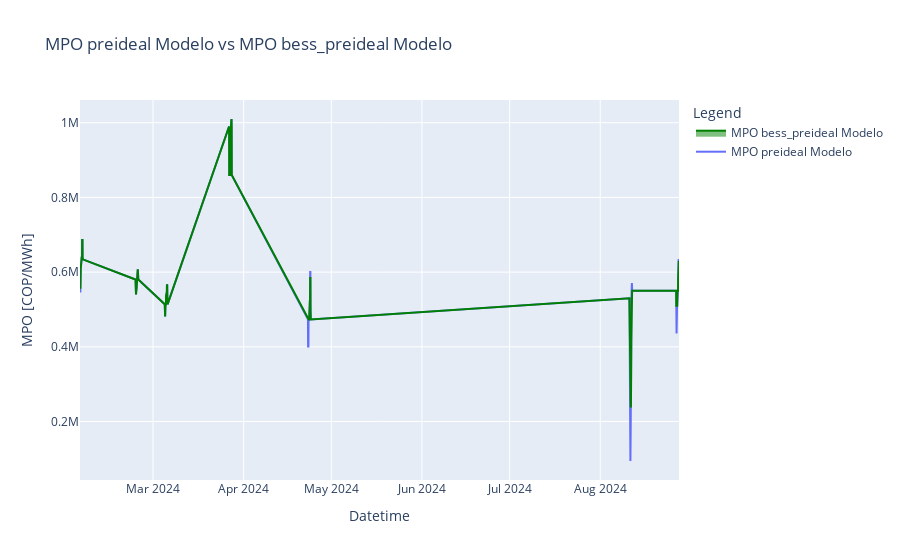

This figure's notebook cell:
### Code cell
fig = go.Figure()

# Add line for "MPO preideal Modelo"
fig.add_trace(go.Scatter(
    x=output_unstacked.index,
    y=output_unstacked['MPO preideal Modelo'],
    mode='lines',
    name='MPO preideal Modelo'
))

# Add line for "MPO bess_preideal Modelo"
fig.add_trace(go.Scatter(
    x=output_unstacked.index,
    y=output_unstacked['MPO bess_preideal_resource Modelo'],
    mode='lines',
    name='MPO bess_preideal Modelo',
    fill='tonexty',
    line_color='green'
))

# Add area for positive differences
# fig.add_trace(go.Scatter(
#     x=output_unstacked.index,
#     y=output_unstacked['Difference'].apply(lambda x: x if x > 0 else 0),
#     fill='tozeroy',
#     mode='none',
#     fillcolor='rgba(0, 255, 0, 0.5)',  # Green color for positive differences
#     name='Positive Difference',
#     line_shape='hv',
#     yaxis='y2'
# ))

# # Add area for negative differences
# fig.add_trace(go.Scatter(
#     x=output_unstacked.index,
#     y=output_unstacked['Difference'].apply(lambda x: x if x < 0 else 0),
#     fill='tozeroy',
#     mode='none',
#     fillcolor='rgba(255, 0, 0, 0.5)',  # Red color for negative differences
#     name='Negative Difference',
#     line_shape='hv',
#     yaxis='y2'
# ))

fig.update_layout(
    title='MPO preideal Modelo vs MPO bess_preideal Modelo',
    xaxis_title='Datetime',
    yaxis_title='MPO [COP/MWh]',
    yaxis2=dict(
        title='Difference [COP/MWh]',
        overlaying='y',
        side='right'
    ),
    legend_title='Legend'
)

fig.show()

### Figure 1 — Plotly figure (JSON) as saved in the notebook; plotly's stock layout.template omitted (floating-point values rounded to 4 significant figures; data arrays with more than 128 entries replaced by an {"elided": "..."} marker saying what was removed)
{"data": [{"mode": "lines", "name": "MPO preideal Modelo", "type": "scatter", "x": {"elided": "168 str values"}, "y": {"elided": "168 int values"}}, {"fill": "tonexty", "line": {"color": "green"}, "mode": "lines", "name": "MPO bess_preideal Modelo", "type": "scatter", "x": {"elided": "168 str values"}, "y": {"elided": "168 float values"}}], "layout": {"legend": {"title": {"text": "Legend"}}, "title": {"text": "MPO preideal Modelo vs MPO bess_preideal Modelo"}, "xaxis": {"title": {"text": "Datetime"}}, "yaxis": {"title": {"text": "MPO [COP/MWh]"}}, "yaxis2": {"overlaying": "y", "side": "right", "title": {"text": "Difference [COP/MWh]"}}}}
